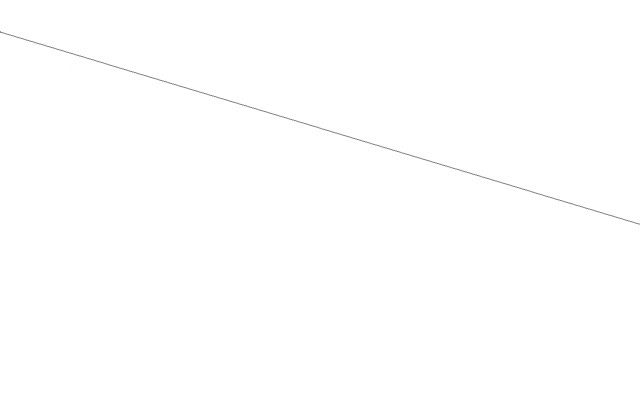
#> input picture line_test_1.jpg, 640 x 400 px
$ python tests_confusionMatrix.py
#> lines starting #> are read from the running program, lines starting #| are printed output that depends on the picture; after the words box and inside, x2 and y2 are one past the last pixel; in counts of white or black regions, pixels touching at a corner belong together; long printed decimals are rounded
### imageUtils.py
import matplotlib.pyplot as plt
import numpy as np

def rgb2gray(rgb):
    return np.dot(rgb[...,:3], [0.2989, 0.5870, 0.1140])

def imshow_gray(img):
    return plt.imshow(img, cmap='gray', vmin=0, vmax=255)

def binarize(img,th):
    return (np.asarray(img) > th) * 255

def invert(img):
    return abs(np.asarray(img) - 255)

### confusionMatrix.py
import numpy as np

def getConfusionMatrix(original, detected):
    tp = 0
    fp = 0
    fn = 0
    tn = 0
    original = np.asarray(original)
    detected = np.asarray(detected)
    size = original.shape
    for row in range(size[0]):
        for col in range(size[1]):
#            print("[" + str(row) + "," + str(col) + "] : " + str(original[row,col]) + " , " + str(detected[row,col]))
            if original[row,col] != 0 and detected[row,col] != 0:
                tp = tp + 1
            if original[row,col] != 0 and detected[row,col] == 0:
                fn = fn + 1
            if original[row,col] == 0 and detected[row,col] != 0:
                fp = fp + 1
            if original[row,col] == 0 and detected[row,col] == 0:
                tn = tn + 1
    return [tp, fp, fn, tn]

def getTPR(confusionMatrix):
    tp = confusionMatrix[0]
    cp = tp + confusionMatrix[2]
    return tp / cp

def getFPR(confusionMatrix):
    fp = confusionMatrix[1]
    cn = fp + confusionMatrix[3]
    return fp / cn

### tests_confusionMatrix.py
import numpy as np
import matplotlib.pyplot as plt
from PIL import Image
import imageUtils as imgutil
import confusionMatrix as cm

img1 = Image.open('line_test_1.jpg').convert('L')
binimg1 = imgutil.binarize(imgutil.invert(img1),128)
#> in invert, `return abs(np.asarray(img) - 255)`:
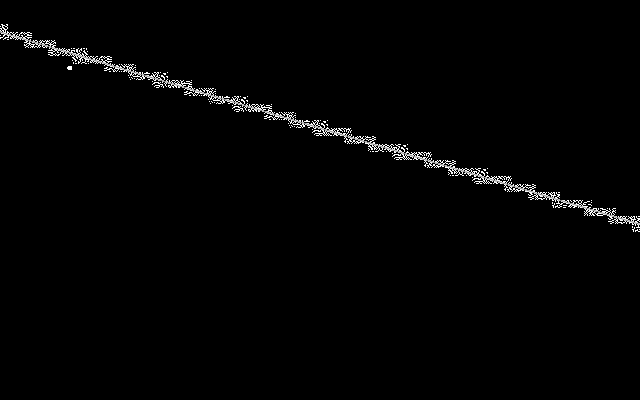
#> returned value: shape (400, 640); min 0, max 255, mean 3.3
#> in binarize, `return (np.asarray(img) > th) * 255`:
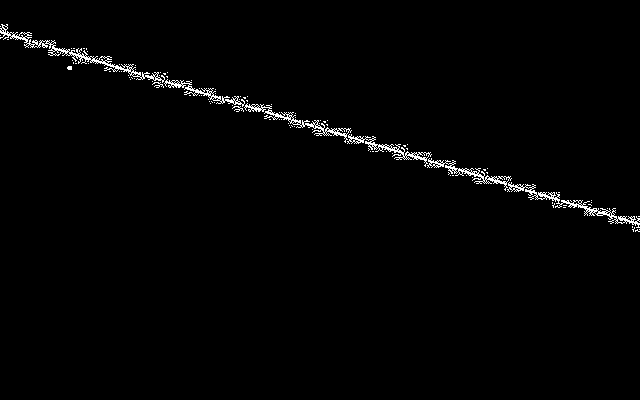
#> returned value: shape (400, 640) int64; 1.4% white in thin lines or dots, all inside (x1, y1, x2, y2) = (0, 24, 640, 232)
img2 = Image.open('line_test_2.jpg').convert('L')
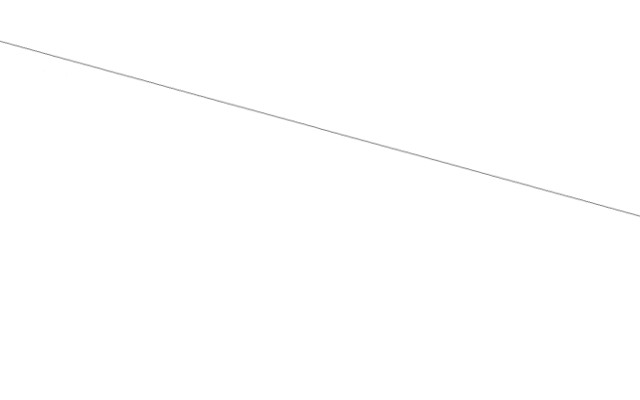
#> input picture line_test_2.jpg, 640 x 400 px
binimg2 = imgutil.binarize(imgutil.invert(img2),128)
#> in invert (call 2), `return abs(np.asarray(img) - 255)`:
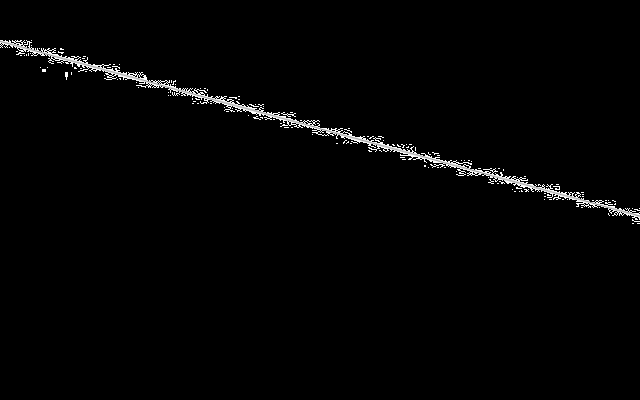
#> returned value: shape (400, 640); min 0, max 255, mean 3.9
#> call 2 of binarize, with th = 128
#> in binarize (call 2), `return (np.asarray(img) > th) * 255`:
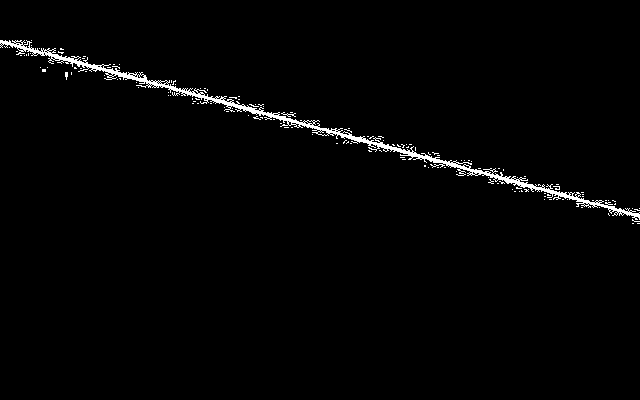
#> returned value: shape (400, 640) int64; 1.6% white; 143 white regions (141 under 20 px), largest, box (x1, y1, x2, y2) and area: (0, 40, 640, 220) 3716, (281, 112, 296, 117) 25

conf = cm.getConfusionMatrix(binimg1,binimg2)
#> conf = [1294, 2921, 2350, 249435]
print(conf)
#| [1294, 2921, 2350, 249435]
print("True Positive Rate: " + str(cm.getTPR(conf)))
#> in getTPR, `tp = confusionMatrix[0]`: tp = 1294
#> in getTPR, `cp = tp + confusionMatrix[2]`: cp = 3644
#| True Positive Rate: 0.3551
print("False Positive Rate: " + str(cm.getFPR(conf)))
#> in getFPR, `fp = confusionMatrix[1]`: fp = 2921
#> in getFPR, `cn = fp + confusionMatrix[3]`: cn = 252356
#| False Positive Rate: 0.01157
